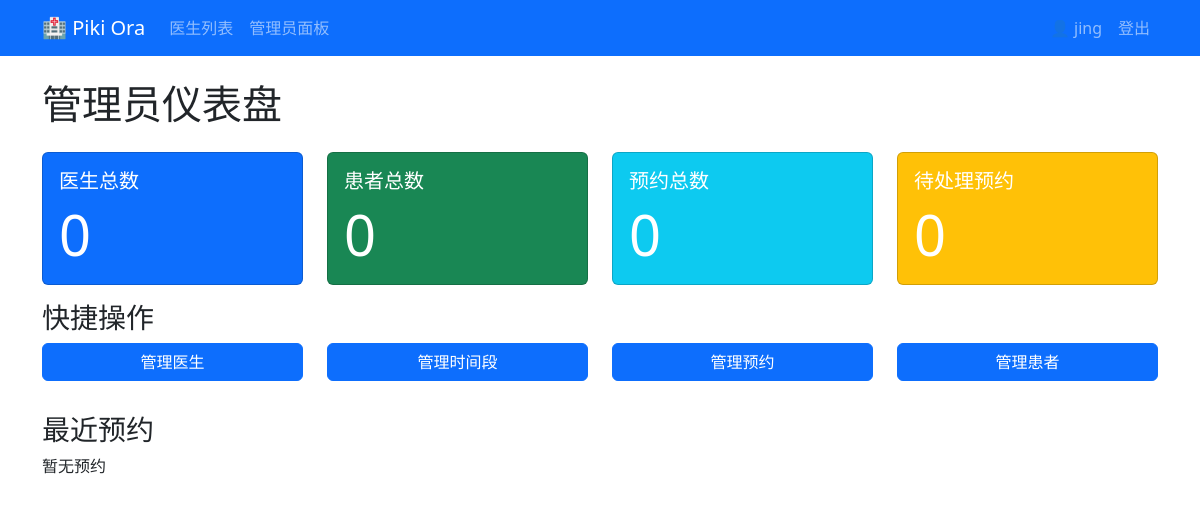
The page /admin-dashboard/ (signed in) on the database as committed earlier.
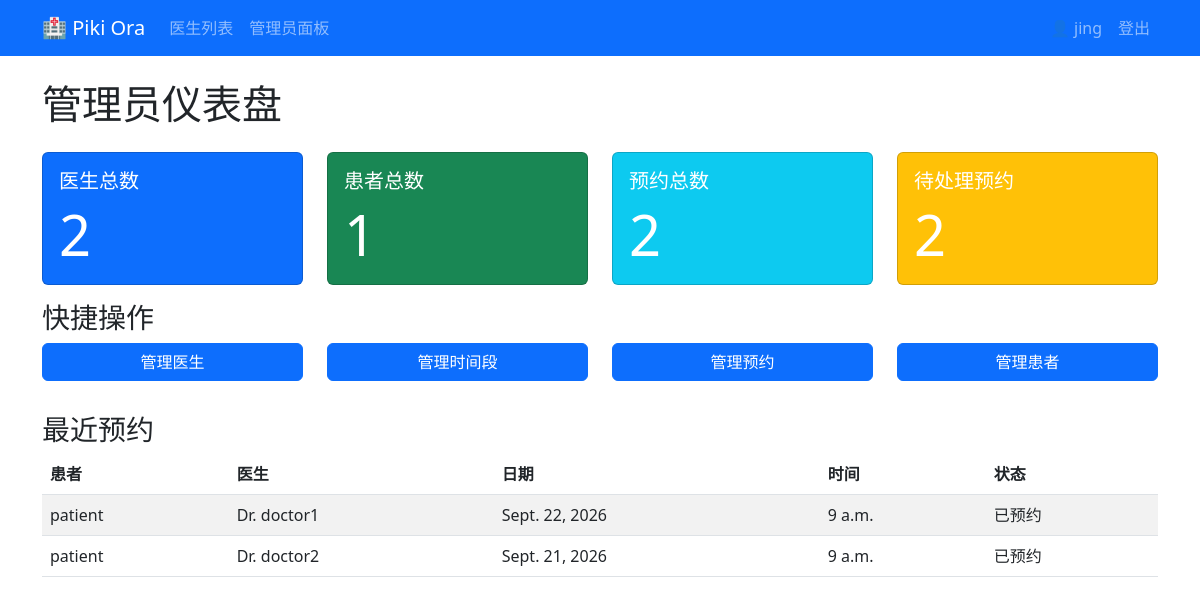
The same page on the database as committed later.
### blog/models.py (models this page shows, shortened)
class Appointment(models.Model):
    STATUS_CHOICES = [
        ('Booked', '已预约'),
        ('Cancelled', '已取消'),
    ]
    patient = models.ForeignKey(
        Patient,
        on_delete=models.CASCADE,
        related_name='appointments'
    )
    time_slot = models.OneToOneField(
        TimeSlot,
        on_delete=models.CASCADE,
        related_name='appointment'
    )
    status = models.CharField(
        max_length=20,
        choices=STATUS_CHOICES,
        default='Booked'
    )
    notes = models.TextField(blank=True)
    created_at = models.DateTimeField(auto_now_add=True)
    updated_at = models.DateTimeField(auto_now=True)
    class Meta:
        ordering = ['-created_at']

class Patient(models.Model):
    user = models.OneToOneField(
        User,
        on_delete=models.CASCADE,
        related_name='patient_profile'
    )
    phone = models.CharField(max_length=20)
    created_at = models.DateTimeField(auto_now_add=True)
    class Meta:
        ordering = ['-created_at']

class TimeSlot(models.Model):
    doctor = models.ForeignKey(
        Doctor,
        on_delete=models.CASCADE,
        related_name='time_slots'
    )
    date = models.DateField()
    start_time = models.TimeField()
    is_available = models.BooleanField(default=True)
    created_at = models.DateTimeField(auto_now_add=True)
    class Meta:
        unique_together = ['doctor', 'date', 'start_time']
        ordering = ['date', 'start_time']

class Doctor(models.Model):
    user = models.OneToOneField(
        User,
        on_delete=models.CASCADE,
        related_name='doctor_profile'
    )
    specialty = models.CharField(max_length=100)
    phone = models.CharField(max_length=20)
    bio = models.TextField(blank=True)
    created_at = models.DateTimeField(auto_now_add=True)
    class Meta:
        ordering = ['-created_at']

### blog/views.py (the view)
# urls.py: path('admin-dashboard/', views.admin_dashboard, name='admin_dashboard'),
@login_required
@user_passes_test(is_admin)
def admin_dashboard(request):
    total_doctors = Doctor.objects.count()
    total_patients = Patient.objects.count()
    total_appointments = Appointment.objects.count()
    pending_appointments = Appointment.objects.filter(status='Booked').count()
    recent_appointments = Appointment.objects.all().order_by('-created_at')[:5]
    context = {
        'total_doctors': total_doctors,
        'total_patients': total_patients,
        'total_appointments': total_appointments,
        'pending_appointments': pending_appointments,
        'recent_appointments': recent_appointments,
    }
    return render(request, 'dashboard.html', context)

### blog/views.py (called while the page is built)
def is_admin(user):
    return user.is_superuser

### templates/dashboard.html (shortened to what this page needs)
{% extends 'base.html' %}
{% block content %}
<h1>管理员仪表盘</h1>
<div class="row mt-4">
    <div class="col-md-3">
        <div class="card text-white bg-primary mb-3">
            <div class="card-body">
                <h5 class="card-title">医生总数</h5>
                <p class="card-text display-4">{{ total_doctors }}</p>
            </div>
        </div>
    </div>
    <div class="col-md-3">
        <div class="card text-white bg-success mb-3">
            <div class="card-body">
                <h5 class="card-title">患者总数</h5>
                <p class="card-text display-4">{{ total_patients }}</p>
            </div>
        </div>
    </div>
    <div class="col-md-3">
        <div class="card text-white bg-info mb-3">
            <div class="card-body">
                <h5 class="card-title">预约总数</h5>
                <p class="card-text display-4">{{ total_appointments }}</p>
            </div>
        </div>
    </div>
    <div class="col-md-3">
        <div class="card text-white bg-warning mb-3">
            <div class="card-body">
                <h5 class="card-title">待处理预约</h5>
                <p class="card-text display-4">{{ pending_appointments }}</p>
            </div>
        </div>
    </div>
</div>
<h3>快捷操作</h3>
<div class="row">
    <div class="col-md-3 mb-2">
        <a href="{% url 'manage_doctors' %}" class="btn btn-primary w-100">
            管理医生
        </a>
    </div>
    <div class="col-md-3 mb-2">
        <a href="{% url 'manage_slots' %}" class="btn btn-primary w-100">
            管理时间段
        </a>
    </div>
    <div class="col-md-3 mb-2">
        <a href="{% url 'manage_appointments' %}" class="btn btn-primary w-100">
            管理预约
        </a>
    </div>
    <div class="col-md-3 mb-2">
        <a href="{% url 'manage_patients' %}" class="btn btn-primary w-100">
            管理患者
        </a>
    </div>
</div>
<h3 class="mt-4">最近预约</h3>
{% if recent_appointments %}
    <table class="table table-striped">
        <thead>
            <tr>
                <th>患者</th>
                <th>医生</th>
                <th>日期</th>
                <th>时间</th>
                <th>状态</th>
            </tr>
        </thead>
        <tbody>
            {% for appointment in recent_appointments %}
                <tr>
                    <td>{{ appointment.patient.user.username }}</td>
                    <td>Dr. {{ appointment.time_slot.doctor.user.username }}</td>
                    <td>{{ appointment.time_slot.date }}</td>
                    <td>{{ appointment.time_slot.start_time }}</td>
                    <td>{{ appointment.get_status_display }}</td>
                </tr>
            {% endfor %}
        </tbody>
    </table>
{% else %}
    <p>暂无预约</p>
{% endif %}
{% endblock %}

Rows that differ between the two databases and show on the page:
added Appointment: patient.user.username "patient", time_slot.doctor.user.username "doctor1", time_slot "Sept. 22, 2026", time_slot.start_time "9 a.m.", status "已预约"
added Appointment: patient.user.username "patient", time_slot.doctor.user.username "doctor2", time_slot "Sept. 21, 2026", time_slot.start_time "9 a.m.", status "已预约"
Other text that changed with them:
{{ total_doctors }}: "0" → "2"
{{ total_patients }}: "0" → "1"
{{ total_appointments }}: "0" → "2"
{{ pending_appointments }}: "0" → "2"
text no longer shown: "暂无预约"
text now shown: "患者 医生 日期 时间 状态"
